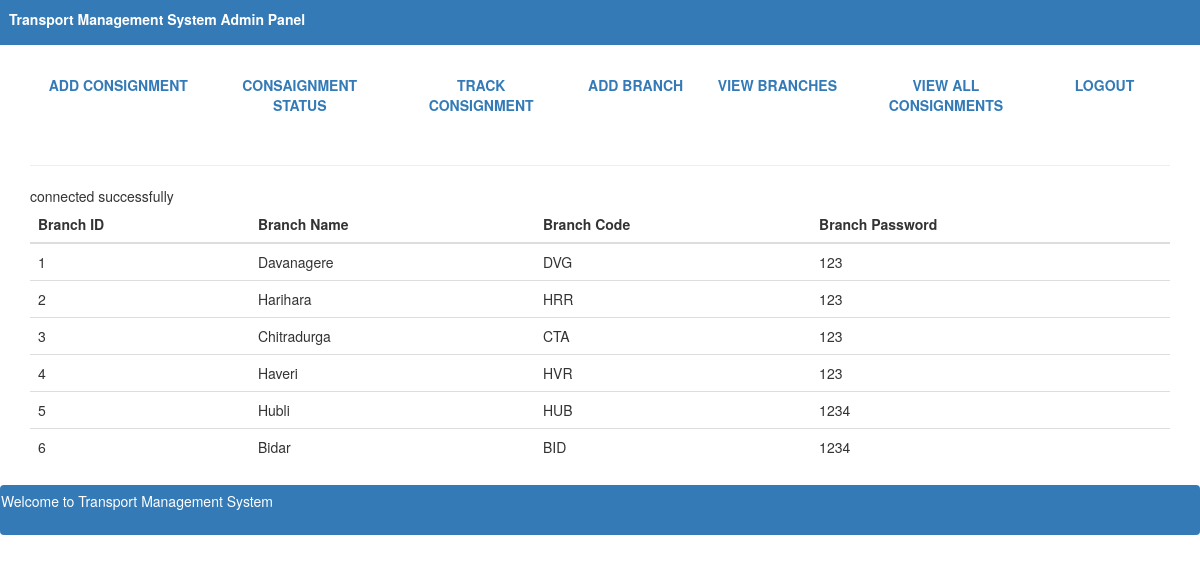
Page /TMSadmin/viewBranch.php (signed in) on the committed database.
### tables this page shows
CREATE TABLE `branches` (
  `branchid` int(8) NOT NULL,
  `branchName` varchar(100) NOT NULL,
  `branchCode` varchar(100) NOT NULL,
  `branchPassword` varchar(20) NOT NULL
);

### TMSadmin/viewBranch.php (the view, shortened to what this page needs)
<!DOCTYPE html>
<html>
<head>
<link rel="stylesheet" href="https://stackpath.bootstrapcdn.com/bootstrap/3.4.1/css/bootstrap.min.css">
<link rel="stylesheet" href="https://stackpath.bootstrapcdn.com/bootstrap/3.4.1/css/bootstrap-theme.min.css">
</head>
<body>
<header style="height: 45px; padding-left: 9px; padding-top: 9px;" class="bg-primary text-white"><b>Transport Management System Admin Panel</b></header>
<div class="container">
<br>
<nav class="nav">
 <ul class="nav nav-pills nav-justified">
  <li class="nav-item">
    <a class="nav-link " href="addConsignment.php"><strong>ADD CONSIGNMENT</strong></a>
  </li>
  <li class="nav-item">
    <a class="nav-link" href="consStatus.php"><strong>CONSAIGNMENT STATUS</strong></a>
  </li>
  <li class="nav-item">
    <a class="nav-link" href="Track.php"><strong>TRACK CONSIGNMENT</strong></a>
    </li>
     <li class="nav-item">
    <a class="nav-link " href="addBranch.php"><strong>ADD BRANCH</strong></a>
  </li>
   <li class="nav-item">
    <a class="nav-link " href="viewBranch.php"><strong>VIEW BRANCHES</strong></a>
  </li>
   <li class="nav-item">
    <a class="nav-link " href="viewAll.php"><strong>VIEW ALL CONSIGNMENTS</strong></a>
  </li>
  <li class="nav-item">
    <a class="nav-link " href="logout.php"><strong>LOGOUT</strong></a>
  </li>
</ul>
</nav>
<br>
<hr>
<table class="table">
  <thead class="thead-dark">
    <tr>
      <th scope="col">Branch ID</th>
      <th scope="col"> Branch Name</th>
      <th scope="col"> Branch Code </th>
      <th scope="col">Branch Password</th>
    </tr>
  </thead>
  <tbody>
<?php
        include 'dbcon.php';
          $home_quer="SELECT * FROM branches ";
          $home_quer_res=$con->prepare($home_quer);
          $home_quer_res->execute();
            try
              {
                if ($home_quer_res)
                {
                  $home_quer_res_as=$home_quer_res->fetchAll();
                  foreach ($home_quer_res_as as $row)
                  {
                  echo"<tr>";
                  echo'<td> '.$row['branchid'].' </td>';
                    echo'<td> '.$row['branchName'].' </td>';
                      echo'<td> '.$row['branchCode'].' </td>';
                        echo'<td> '.$row['branchPassword'].' </td>';
                  }
                }
                else {
                      echo "Error In Fetching";
                }
              }
              catch(PDOException $pe)
              {
                echo $pe;
              }
      ?>
</tbody>
</table>
</div>
<nav class="navbar fixed-top navbar-light bg-primary">
<marquee style="padding-top: 5px;">Welcome to Transport Management System</marquee>
</nav>
</body>
</html>

### rows in the picture
branches: branchid "1", branchName "Davanagere", branchCode "DVG", branchPassword "123"
branches: branchid "2", branchName "Harihara", branchCode "HRR", branchPassword "123"
branches: branchid "3", branchName "Chitradurga", branchCode "CTA", branchPassword "123"
branches: branchid "4", branchName "Haveri", branchCode "HVR", branchPassword "123"
branches: branchid "5", branchName "Hubli", branchCode "HUB", branchPassword "1234"
branches: branchid "6", branchName "Bidar", branchCode "BID", branchPassword "1234"
